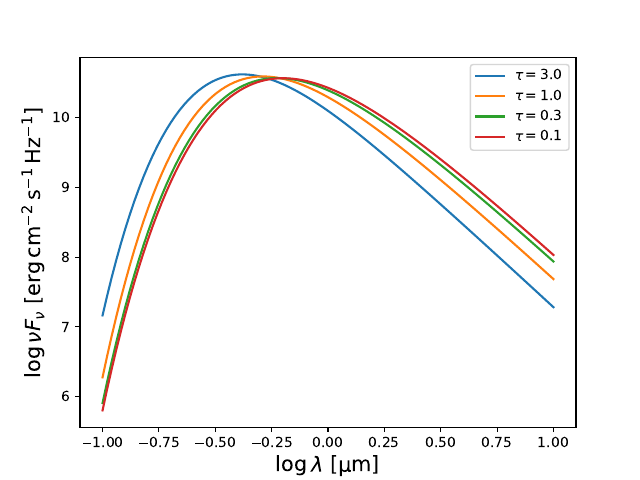

Python code for this plot:
import numpy as np
import matplotlib.pyplot as plt
from scipy.special import expn
from scipy.integrate import quad

def E2(x:float) -> float:
    return expn(2, x)

def S_nu(tau_nu:float, nu:float) -> float:
   """We can use Planck's function as the source function because of local thermodynamic equilibrium."""
   T = ((3/4)*T_eff**4*(tau_nu+2/3))**(1/4)
   #print(T, T_eff, tau_nu)
   return 2*h*nu**3/c**2 * 1/(np.exp(h*nu/(k*T))-1)

def f_nu(nu:float, tau_nu:float) -> float:
    #print(quad(lambda t_nu: S_nu(nu, t_nu)*E2(t_nu-tau_nu), a=tau_nu, b=np.inf)[0], quad(lambda t_nu: S_nu(nu, t_nu)*E2(tau_nu-t_nu), a=0, b=tau_nu)[0])
    return 2*np.pi*quad(lambda t_nu: S_nu(t_nu, nu)*E2(t_nu-tau_nu), a=tau_nu, b=np.inf)[0] - 2*np.pi*quad(lambda t_nu: S_nu(t_nu,nu)*E2(tau_nu-t_nu), a=0, b=tau_nu)[0]

# CONSTANTS in gaussian units:
h = 6.626*10**(-27) # [erg.s]
k = 1.380649*10**(-16) # [erg/K]
c = 2.99792458*10**(10) # [cm/s]

taus = [3,1,0.3, .1] # Grey atmosphere, so kappa_nu = kappa, so tau is independent of nu
T_eff = 5500 # [K]

wavs = np.logspace(-5, -3, 100) # in cm so that when converted to microns it goes from -1 to 1 in logspace
freqs = c/wavs

for tau in taus:
  Fs = []
  for f in freqs:
    Fs.append(f_nu(f, tau))
  plt.plot(np.log10(wavs*1e4), np.log10(np.array(Fs)*freqs), marker="None", ls="-", label=r"$\tau$"+f"$ = ${tau:.1f}")
plt.xlabel(r"$\log \lambda$ [$\mathrm{\mu m}$]", fontsize=15)
plt.ylabel(r"$\log \nu F_\nu$ [$\mathrm{erg \, cm^{-2} \, s^{-1} \, Hz^{-1}}$]", fontsize=15)
plt.legend()
plt.savefig("ASTRO530/hw1_a.pdf")
plt.show()

# Integrate F over frequency at each tau:

N_samples = np.linspace(0,1,100)*200
error_list = []
for N in N_samples:
  wavs = np.logspace(-5, -3, int(N)) # in cm so that when converted to microns it goes from -1 to 1 in logspace
  freqs = c/wavs # redefine frequencies

  sigma = 5.6704E-5 # [erg cm^-2 Hz K^-4]
  integrated_fluxes = []
  for tau in taus:
    Flux_nu = lambda f: f_nu(f, tau)
    Fs = [] # Sample the flux at different freqs
    for f in freqs:
      Fs.append(f_nu(f, tau))
    Flux = np.trapezoid(Fs[::-1], freqs[::-1])
    integrated_fluxes.append(Flux)
  error_array = np.abs(np.array(integrated_fluxes)-sigma*T_eff**4)/(sigma*T_eff**4)
  error = np.mean(error_array)
  error_list.append(error*100)
  print(r"accuracy (average % error)", error)
  if len(freqs) == 100: # Check to only make this plot for N=100
    plt.plot(taus, integrated_fluxes, ls="None", marker="o", color="black")
    plt.hlines(sigma*T_eff**4, 0, 3.1, linestyles="--", color="red", label=r"$\sigma T_\mathrm{eff}^4$")
    plt.fill_between([0, 3.1], y1=(sigma*T_eff**4)*0.99, y2=(sigma*T_eff**4)*1.01, color="red", alpha=0.5)
    plt.fill_between([0, 3.1], y1=(sigma*T_eff**4)*0.98, y2=(sigma*T_eff**4)*1.02, color="red", alpha=0.3)
    plt.fill_between([0, 3.1], y1=(sigma*T_eff**4)*0.97, y2=(sigma*T_eff**4)*1.03, color="red", alpha=0.1)
    plt.xlabel(r"$\tau$ [-]", fontsize=15)
    plt.ylabel(r"$F$ [$\mathrm{erg \, cm^{-2} \, s^{-1}}$]", fontsize=15)
    plt.legend(loc="upper right", fontsize=16)
    plt.savefig("ASTRO530/hw1_b.pdf")
    plt.show()

print(error_list)
plt.plot(N_samples, error_list, ls="-", marker=".", color="black")
plt.xlabel(r"$N$ number of samples", fontsize=15)
plt.ylabel(r"Error [%]", fontsize=15)
plt.savefig("ASTRO530/hw1_c.pdf")
plt.show()